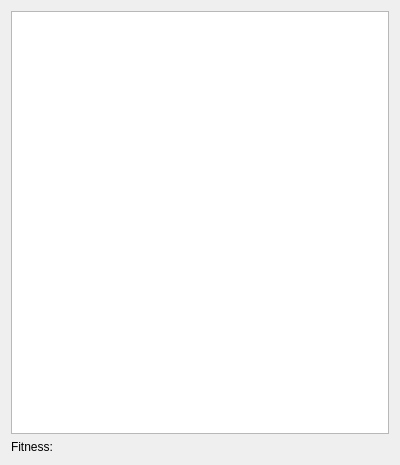
<?xml version="1.0" encoding="UTF-8"?>
<ui version="4.0">
 <class>Form</class>
 <widget class="QWidget" name="Form">
  <property name="geometry">
   <rect>
    <x>0</x>
    <y>0</y>
    <width>400</width>
    <height>465</height>
   </rect>
  </property>
  <property name="windowTitle">
   <string>Form</string>
  </property>
  <layout class="QVBoxLayout" name="verticalLayout">
   <item>
    <widget class="QTableWidget" name="tableWidget"/>
   </item>
   <item>
    <layout class="QHBoxLayout" name="horizontalLayout">
     <item>
      <widget class="QLabel" name="label">
       <property name="text">
        <string>Fitness:</string>
       </property>
      </widget>
     </item>
     <item>
      <widget class="QLabel" name="fitnessResultLabel">
       <property name="text">
        <string/>
       </property>
      </widget>
     </item>
    </layout>
   </item>
  </layout>
 </widget>
 <resources/>
 <connections/>
</ui>
